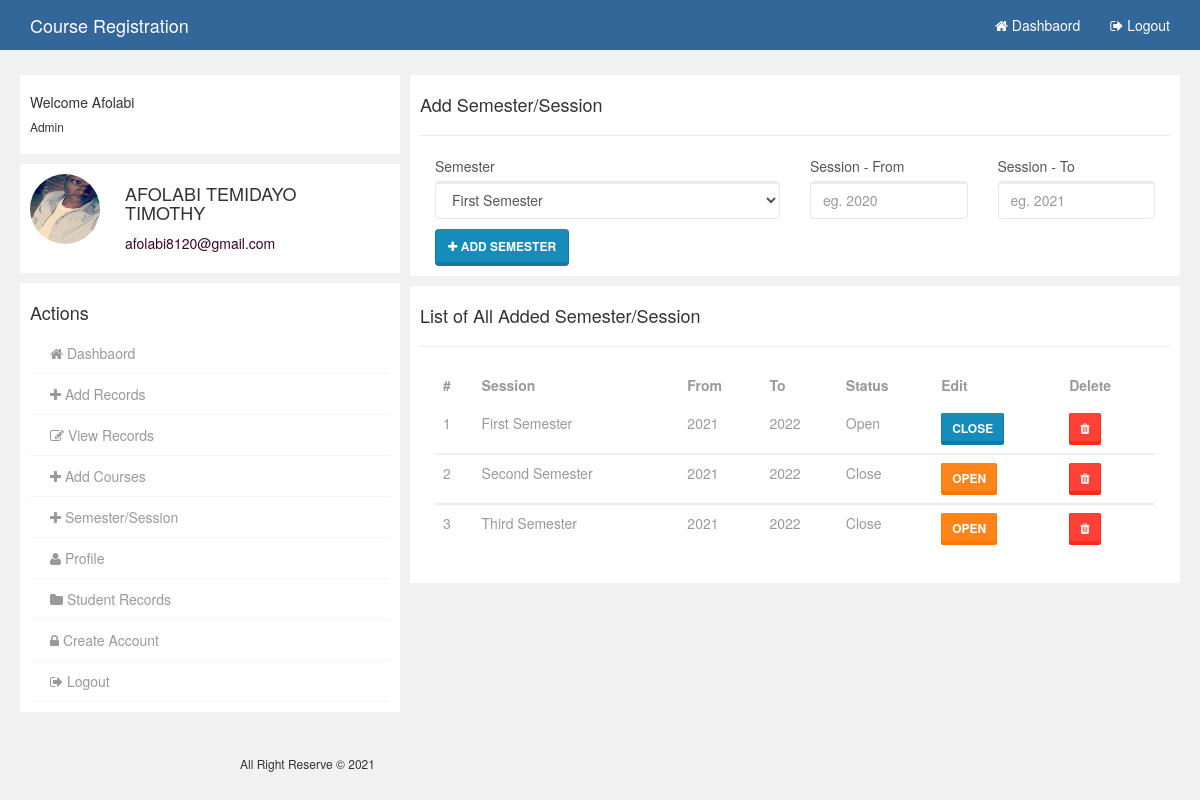
/admin/semester.php (signed in), run on the app's committed database.
### tables this page shows
CREATE TABLE IF NOT EXISTS `tblsemester` (
  `id` int(11) NOT NULL AUTO_INCREMENT,
  `semester` varchar(50) NOT NULL,
  `session_from` int(4) NOT NULL,
  `session_to` int(4) NOT NULL,
  `status` varchar(10) NOT NULL,
  PRIMARY KEY (`id`)
);

### admin/semester.php (the view, shortened to what this page needs)
<?php
    include_once('includes/config.php');
?>
<!DOCTYPE html>
<html>
<head>
    <link href="../SpryAssets/SpryValidationTextField.css" rel="stylesheet" type="text/css">
</head>
<body>
    <?php include_once('includes/nav.php') ?>
    <section class="container-wrap">
        <div class="container wrap">
            <div class="row">
                <div class="col-md-4 col">
                   <?php include_once('includes/leftside.php') ?>
                </div>
                <div class="col-md-8 col">
                    <div class="gist-status">
                        <div class="row" style="margin: 0px;">
                            <h4>Add Semester/Session</h4>
                            <hr>
                            <div class="form-group">
                                <form action="semester.php" method="POST">
                                    <div class="col-sm-6">
                                        <div class="form-body">
                                            <label for="">Semester</label>
                                            <select name="semester" class="form-control" id="semester">
                                                <option value="First Semester">First Semester</option>
                                            </select>
                                        </div>
                                    </div>
                                    <div class="col-sm-3">
                                        <div class="form-body">
                                            <span id="sprytextfield1">
                                              <label for="Matric">Session - From</label>
                                              <input type="text" name="session1" id="session" class="form-control" placeholder="eg. 2020" minlength="4" maxlength="4">
                                            </span>
                                        </div>
                                    </div>
                                    <div class="col-sm-3">
                                        <div class="form-body">
                                            <span id="sprytextfield2">
                                              <label for="Matric">Session - To</label>
                                              <input type="text" name="session2" id="session" class="form-control" placeholder="eg. 2021" minlength="4" maxlength="4">
                                            </span>
                                        </div>
                                    </div>
                                    <div class="col-sm-12">
                                        <button style="margin-top: 5px;" class="btn btn-primary" type="submit" name="btn_save"><i class="fa fa-plus"></i> Add Semester</button>
                                    </div>
                                </form>
                            </div>
                        </div>
                    </div>
                    <div class="gist-status">
                        <div class="row" style="margin: 0px;">
                            <h4>List of All Added Semester/Session<small><span class="pull-right"></span></small> </h4>
                            <hr>
                            <div class="col-md-12">
                                <div class="table-responsive">
                                    <table class="table" style="color: #999">
                                        <thead>
                                            <tr>
                                                <th># </th>
                                                <th>Session</th>
                                                <th>From</th>
                                                <th>To </th>
                                                <th>Status</th>
                                                <th>Edit</th>
                                                <th>Delete</th>
                                            </tr>
                                        </thead>
                                        <?php
                                        $i = 0;
                                        $sql = "SELECT * FROM tblsemester ORDER BY semester ASC";
                                        $query_result = mysqli_query($conn, $sql);
                                        $result = mysqli_num_rows($query_result);
                                        if($result > 0){
                                            while($row = mysqli_fetch_assoc($query_result)){
                                                $i++;
                                        ?>
                                        <tbody>
                                            <tr>
                                                <td><?php echo $i; ?></td>
                                                <td><?php echo $row['semester']; ?></td>
                                                <td><?php echo $row['session_from']; ?></td>
                                                <td><?php echo $row['session_to']; ?></td>
                                                <td><?php echo $row['status']; ?></td>
                                                <td>
                                                    <form action="semester.php" method="POST">
                                                    <?php if($row['status'] == "Close"): ?>
                                                        <button class="btn btn-warning btn-sm" type="submit" name="btn_close" onclick="return confirm('Open this Semester/Session?')">Open</button>
                                                    <?php elseif($row['status'] == "Open"): ?>
                                                        <button class="btn btn-primary btn-sm" type="submit" name="btn_open" onclick="return confirm('Close this Semester/Session?')">Close</button>
                                                    <?php endif; ?>
                                                    </form>
                                                </td>
                                                <td>
                                                    <form action="semester.php" method="POST">
                                                        <button class="btn btn-danger btn-sm" type="submit" name="btn_delete" onclick="return confirm('Delete this Record?')"><i class="fa fa-trash"></i></button>
                                                    </form>
                                                </td>
                                            </tr>
                                        <?php
                                            }
                                        }
                                        ?>
                                        </tbody>
                                    </table>
                                </div>
                            </div>
                        </div>
                    </div>
                </div>
            </div>
        </div>
    </section>
    <?php include_once('includes/footer.php') ?>
</body>
</html>

### assets/css/user.css (style rules this page uses)
body { background:rgb(241,241,241); }
.container-wrap { margin-top: 70px; }
.col { padding:5px; }
.gist-status { padding:10px; background:#fff; margin-bottom: 10px; }
.form-body { margin-bottom:5px; }

### data on the page
tblsemester: semester "First Semester", session_from "2021", session_to "2022", status "Open"
tblsemester: semester "Second Semester", session_from "2021", session_to "2022", status "Close"
tblsemester: semester "Third Semester", session_from "2021", session_to "2022", status "Close"

### other printed values
$_SESSION['username'] "Afolabi"
$_SESSION['fullname'] "AFOLABI TEMIDAYO TIMOTHY"
$_SESSION['email'] "afolabi8120@gmail.com"
